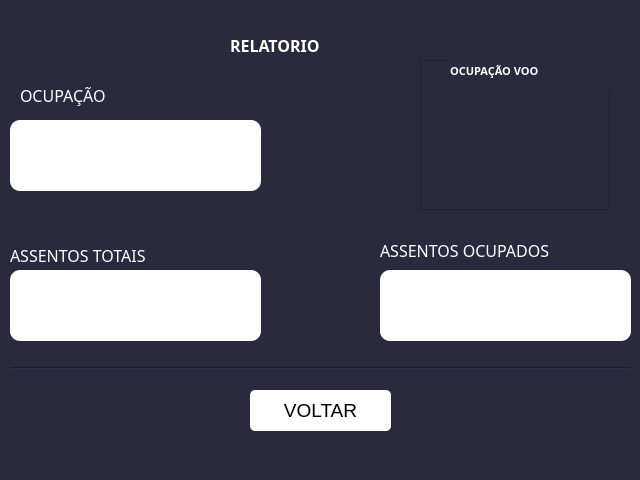
<?xml version="1.0" encoding="UTF-8"?>
<ui version="4.0">
 <class>Form</class>
 <widget class="QWidget" name="Form">
  <property name="geometry">
   <rect>
    <x>0</x>
    <y>0</y>
    <width>640</width>
    <height>480</height>
   </rect>
  </property>
  <property name="minimumSize">
   <size>
    <width>640</width>
    <height>480</height>
   </size>
  </property>
  <property name="maximumSize">
   <size>
    <width>640</width>
    <height>480</height>
   </size>
  </property>
  <property name="windowTitle">
   <string>Form</string>
  </property>
  <widget class="QWidget" name="widget" native="true">
   <property name="geometry">
    <rect>
     <x>0</x>
     <y>0</y>
     <width>641</width>
     <height>481</height>
    </rect>
   </property>
   <property name="styleSheet">
    <string notr="true">background-color: rgb(42, 42, 63);</string>
   </property>
   <widget class="QPushButton" name="pushButton">
    <property name="geometry">
     <rect>
      <x>250</x>
      <y>390</y>
      <width>141</width>
      <height>41</height>
     </rect>
    </property>
    <property name="font">
     <font>
      <pointsize>14</pointsize>
     </font>
    </property>
    <property name="styleSheet">
     <string notr="true">background-color: rgb(255, 255, 255);
border-radius: 5px
</string>
    </property>
    <property name="text">
     <string>VOLTAR</string>
    </property>
   </widget>
   <widget class="QLabel" name="label_1">
    <property name="geometry">
     <rect>
      <x>230</x>
      <y>20</y>
      <width>181</width>
      <height>51</height>
     </rect>
    </property>
    <property name="font">
     <font>
      <family>Arial Black</family>
      <pointsize>12</pointsize>
      <weight>75</weight>
      <bold>true</bold>
     </font>
    </property>
    <property name="styleSheet">
     <string notr="true">color: rgb(255, 255, 255);</string>
    </property>
    <property name="text">
     <string>RELATORIO</string>
    </property>
   </widget>
   <widget class="Line" name="line_6">
    <property name="geometry">
     <rect>
      <x>10</x>
      <y>360</y>
      <width>621</width>
      <height>16</height>
     </rect>
    </property>
    <property name="styleSheet">
     <string notr="true">border-color: rgb(255, 255, 255);</string>
    </property>
    <property name="orientation">
     <enum>Qt::Horizontal</enum>
    </property>
   </widget>
   <widget class="QLabel" name="label_7">
    <property name="geometry">
     <rect>
      <x>20</x>
      <y>80</y>
      <width>141</width>
      <height>31</height>
     </rect>
    </property>
    <property name="font">
     <font>
      <family>MS PGothic</family>
      <pointsize>12</pointsize>
     </font>
    </property>
    <property name="styleSheet">
     <string notr="true">color: rgb(255, 255, 255);</string>
    </property>
    <property name="text">
     <string>OCUPAÇÃO</string>
    </property>
   </widget>
   <widget class="QLabel" name="label_8">
    <property name="geometry">
     <rect>
      <x>10</x>
      <y>240</y>
      <width>371</width>
      <height>31</height>
     </rect>
    </property>
    <property name="font">
     <font>
      <family>MS PGothic</family>
      <pointsize>12</pointsize>
     </font>
    </property>
    <property name="styleSheet">
     <string notr="true">color: rgb(255, 255, 255);</string>
    </property>
    <property name="text">
     <string>ASSENTOS TOTAIS</string>
    </property>
   </widget>
   <widget class="QLabel" name="label_11">
    <property name="geometry">
     <rect>
      <x>380</x>
      <y>230</y>
      <width>251</width>
      <height>41</height>
     </rect>
    </property>
    <property name="font">
     <font>
      <family>MS PGothic</family>
      <pointsize>12</pointsize>
     </font>
    </property>
    <property name="styleSheet">
     <string notr="true">color: rgb(255, 255, 255);
</string>
    </property>
    <property name="text">
     <string>ASSENTOS OCUPADOS</string>
    </property>
   </widget>
   <widget class="QFrame" name="progressBarContainer">
    <property name="geometry">
     <rect>
      <x>420</x>
      <y>60</y>
      <width>190</width>
      <height>150</height>
     </rect>
    </property>
    <property name="minimumSize">
     <size>
      <width>150</width>
      <height>150</height>
     </size>
    </property>
    <property name="maximumSize">
     <size>
      <width>190</width>
      <height>150</height>
     </size>
    </property>
    <property name="styleSheet">
     <string notr="true"/>
    </property>
    <property name="frameShape">
     <enum>QFrame::StyledPanel</enum>
    </property>
    <property name="frameShadow">
     <enum>QFrame::Raised</enum>
    </property>
    <widget class="roundProgressBar" name="progressBar" native="true">
     <property name="geometry">
      <rect>
       <x>40</x>
       <y>30</y>
       <width>100</width>
       <height>100</height>
      </rect>
     </property>
     <property name="minimumSize">
      <size>
       <width>100</width>
       <height>100</height>
      </size>
     </property>
     <property name="maximumSize">
      <size>
       <width>100</width>
       <height>100</height>
      </size>
     </property>
     <property name="styleSheet">
      <string notr="true"/>
     </property>
    </widget>
    <widget class="QLabel" name="label_9">
     <property name="geometry">
      <rect>
       <x>30</x>
       <y>-10</y>
       <width>191</width>
       <height>41</height>
      </rect>
     </property>
     <property name="font">
      <font>
       <family>Arial Black</family>
       <pointsize>8</pointsize>
       <weight>75</weight>
       <bold>true</bold>
      </font>
     </property>
     <property name="styleSheet">
      <string notr="true">color: rgb(255, 255, 255);</string>
     </property>
     <property name="text">
      <string>OCUPAÇÃO VOO</string>
     </property>
    </widget>
   </widget>
   <widget class="QLineEdit" name="lineEdit_1">
    <property name="geometry">
     <rect>
      <x>10</x>
      <y>120</y>
      <width>251</width>
      <height>71</height>
     </rect>
    </property>
    <property name="styleSheet">
     <string notr="true">background-color: rgb(255, 255, 255);
color: rgb(136, 136, 136);
border-radius: 10px
</string>
    </property>
   </widget>
   <widget class="QLineEdit" name="lineEdit_4">
    <property name="geometry">
     <rect>
      <x>10</x>
      <y>270</y>
      <width>251</width>
      <height>71</height>
     </rect>
    </property>
    <property name="styleSheet">
     <string notr="true">background-color: rgb(255, 255, 255);
color: rgb(136, 136, 136);
border-radius: 10px
</string>
    </property>
   </widget>
   <widget class="QLineEdit" name="lineEdit_5">
    <property name="geometry">
     <rect>
      <x>380</x>
      <y>270</y>
      <width>251</width>
      <height>71</height>
     </rect>
    </property>
    <property name="styleSheet">
     <string notr="true">background-color: rgb(255, 255, 255);
color: rgb(136, 136, 136);
border-radius: 10px
</string>
    </property>
   </widget>
   <zorder>pushButton</zorder>
   <zorder>line_6</zorder>
   <zorder>label_7</zorder>
   <zorder>label_8</zorder>
   <zorder>label_11</zorder>
   <zorder>progressBarContainer</zorder>
   <zorder>lineEdit_1</zorder>
   <zorder>lineEdit_4</zorder>
   <zorder>lineEdit_5</zorder>
   <zorder>label_1</zorder>
  </widget>
 </widget>
 <customwidgets>
  <customwidget>
   <class>roundProgressBar</class>
   <extends>QWidget</extends>
   <header>PySide2extn.RoundProgressBar.h</header>
   <container>1</container>
  </customwidget>
 </customwidgets>
 <resources/>
 <connections/>
</ui>
